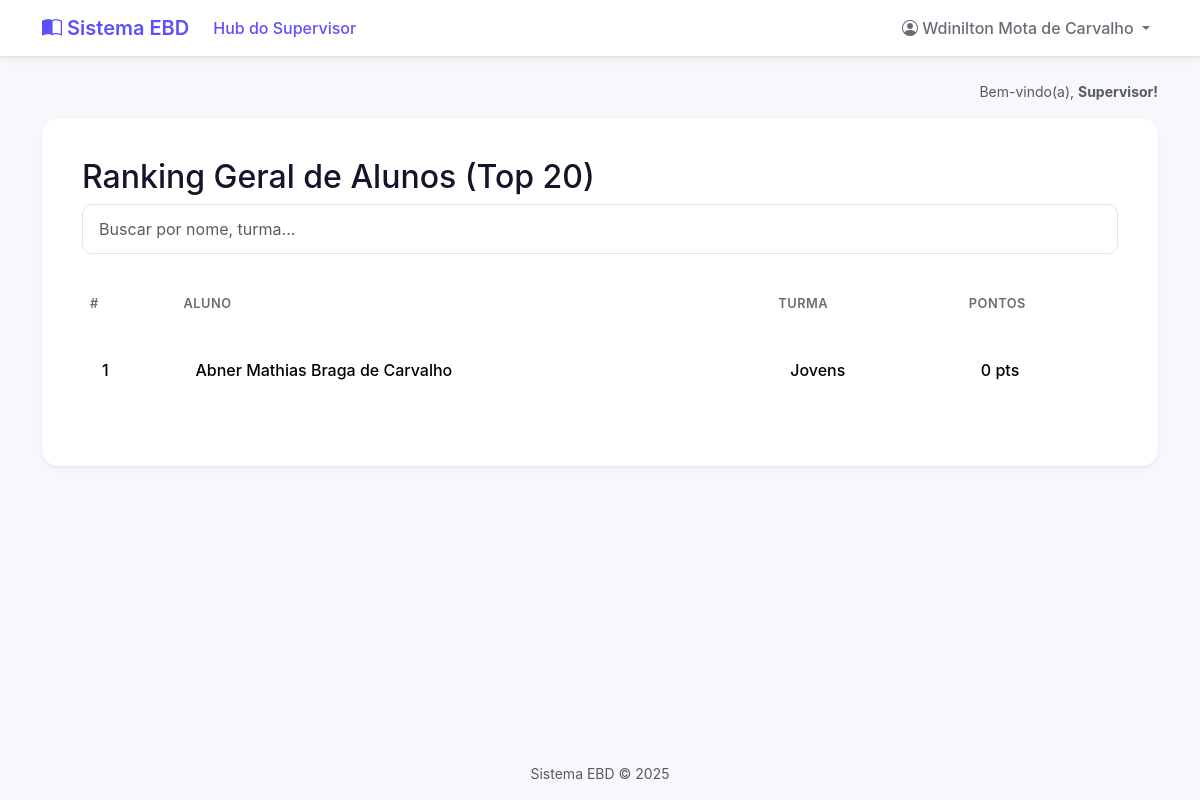
Screenshot of /relatorios/ranking-alunos/ (signed in) with the database file from the repository.
### core/models.py (models this page shows, shortened)
class Aluno(models.Model):
    user = models.OneToOneField(
        User,
        on_delete=models.CASCADE,
        related_name='aluno', # Permite fazer request.user.aluno
        null=True,
        blank=True
    )
    nome_completo = models.CharField(max_length=255)
    turma = models.ForeignKey(
        Turma,
        on_delete=models.CASCADE,
        related_name='alunos'
    )
    pontos_totais = models.IntegerField(default=0)
    data_cadastro = models.DateTimeField(auto_now_add=True)

class Turma(models.Model):
    nome = models.CharField(max_length=100, unique=True)
    professor = models.ForeignKey(
        User,
        on_delete=models.SET_NULL,
        null=True,
        blank=True,
        related_name='turmas_lecionadas'
    )

### core/views.py (the view)
# urls.py: path('relatorios/ranking-alunos/', views.relatorio_ranking_alunos, name='relatorio_ranking_alunos'),
@login_required
def relatorio_ranking_alunos(request):
    permissores = permissoes_context(request)
    if not permissores['is_supervisor']:
        return HttpResponseForbidden("<h1>Acesso Negado</h1><p>Apenas supervisores podem ver este relatório.</p>")
    ranking_alunos_geral = Aluno.objects.all().order_by('-pontos_totais')[:20]
    contexto = {'ranking_alunos_geral': ranking_alunos_geral}
    return render(request, 'relatorios_ranking_alunos.html', contexto)

### core/context_processors.py (called while the page is built)
def permissoes_context(request):
    is_professor = False
    is_aluno = False
    is_supervisor = False
    aluno = None
    if request.user.is_authenticated:
        is_supervisor = request.user.groups.filter(name='Supervisores').exists()
        is_professor = request.user.groups.filter(name='Professores').exists()
        try:
            aluno = request.user.aluno
            is_aluno = True
        except:
            is_aluno = False
    return {
        'is_supervisor': is_supervisor,
        'is_professor': is_professor,
        'is_aluno': is_aluno,
        'aluno_global': aluno,
    }

### templates/relatorios_ranking_alunos.html (shortened to what this page needs)
{% extends 'base.html' %}
{% block content %}
    <h2>Ranking Geral de Alunos (Top 20)</h2>
    <input type="text" id="searchInput" onkeyup="filterTable('searchInput', 'searchableTable')" placeholder="Buscar por nome, turma..." class="form-control search-box mb-4">
    <table class="table table-hover align-middle" id="searchableTable">
        <thead>
            <tr>
                <th class="posicao">#</th>
                <th>Aluno</th>
                <th>Turma</th>
                <th class="pontos">Pontos</th>
            </tr>
        </thead>
        <tbody>
            {% for aluno in ranking_alunos_geral %}
            <tr>
                <td class="posicao">{{ forloop.counter }}</td>
                <td>{{ aluno.nome_completo }}</td>
                <td>{% if aluno.turma %}{{ aluno.turma.nome }}{% else %}(Sem turma){% endif %}</td>
                <td class="pontos">{{ aluno.pontos_totais }} pts</td>
            </tr>
            {% empty %}
            <tr>
                <td colspan="4">Nenhum aluno com pontuação.</td>
            </tr>
            {% endfor %}
        </tbody>
    </table>
{% endblock %}

### templates/base.html (shortened to what this page needs)
{% load static %}
<!DOCTYPE html>
<html lang="pt-br">
<head>
    <link href="https://cdn.jsdelivr.net/npm/bootstrap@5.3.3/dist/css/bootstrap.min.css" rel="stylesheet">
    <link rel="stylesheet" href="https://cdn.jsdelivr.net/npm/bootstrap-icons@1.11.3/font/bootstrap-icons.min.css">
    <link rel="stylesheet" href="{% static 'css/custom.css' %}">
</head>
<body class="d-flex flex-column min-vh-100">
    <nav class="navbar navbar-expand-lg navbar-light navbar-custom sticky-top">
        <div class="container">
            <a class="navbar-brand" href="#">
                <i class="bi bi-book-half"></i>
                Sistema EBD
            </a>
            <div class="collapse navbar-collapse" id="navbarNav">
                <ul class="navbar-nav me-auto mb-2 mb-lg-0">
                    {% if is_supervisor %}
                        <li class="nav-item">
                            <a class="nav-link active" href="{% url 'relatorios' %}">Hub do Supervisor</a>
                        </li>
                    {% endif %}
                </ul>
                <ul class="navbar-nav ms-auto">
                    {% if user.is_authenticated %}
                        <li class="nav-item dropdown">
                            <a class="nav-link dropdown-toggle" href="#" id="navbarDropdown" role="button" data-bs-toggle="dropdown" aria-expanded="false">
                                <i class="bi bi-person-circle"></i>
                                {{ user.first_name }} {{ user.last_name }}
                            </a>
                        </li>
                    {% endif %}
                </ul>
            </div>
        </div>
    </nav>
    <main class="container my-4">
        {% if user.is_authenticated %}
        <div class="text-end text-muted small mb-3">
            Bem-vindo(a),
            <span class="fw-bold">
                {% if is_supervisor %} Supervisor!
                {% elif is_professor %} Professor!
                {% elif is_aluno %} Aluno!
                {% else %} Usuário!
                {% endif %}
            </span>
        </div>
        {% endif %}
        <div class="main-content-card">
            {% block content %}
            {% endblock %}
        </div>
    </main>
    <footer class="mt-auto text-center text-muted small p-3">
        Sistema EBD &copy; {% now "Y" %}
    </footer>
</body>
</html>

### static/css/custom.css (style rules this page uses)
:root { --cor-primaria: #5E50F9; --cor-primaria-clara: #f4f2ff; --cor-fundo: #f7f8fc; --cor-texto: #17132a; --cor-texto-suave: #6b6b78; --cor-borda: #e4e4e7; --raio-borda-lg: 16px; --raio-borda-md: 10px; --sombra-card: 0 4px 10px rgba(0, 0, 0, 0.03), 0 1px 3px rgba(0, 0, 0, 0.05); --sombra-card-hover: 0 8px 25px rgba(94, 80, 249, 0.1), 0 4px 12px rgba(0, 0, 0, 0.04); }
body { background-color: var(--cor-fundo); color: var(--cor-texto); font-family: -apple-system, BlinkMacSystemFont, "Segoe UI", Roboto, "Helvetica Neue", Arial, sans-serif; }
.navbar.navbar-custom { background-color: white; border-bottom: 1px solid var(--cor-borda); box-shadow: var(--sombra-card); }
.navbar .navbar-brand { font-weight: 600; color: var(--cor-primaria); }
.navbar .nav-link { font-weight: 500; color: var(--cor-texto-suave); }
.navbar .nav-link.active, .navbar .nav-link:hover { color: var(--cor-primaria); }
.main-content-card { background-color: #ffffff; border-radius: var(--raio-borda-lg); padding: 2.5rem; box-shadow: var(--sombra-card); }
.table { border-collapse: separate; border-spacing: 0 8px; margin-top: -8px; }
.table th { border: none; color: var(--cor-texto-suave); font-weight: 600; text-transform: uppercase; font-size: 0.8rem; letter-spacing: 0.5px; padding-top: 1rem; padding-bottom: 1rem; }
.table td { background-color: #ffffff; border: none; padding: 1.25rem; vertical-align: middle; font-weight: 500; }
.table tr td:first-child { border-top-left-radius: var(--raio-borda-md); border-bottom-left-radius: var(--raio-borda-md); }
.table tr td:last-child { border-top-right-radius: var(--raio-borda-md); border-bottom-right-radius: var(--raio-borda-md); }
.form-control.search-box { border-radius: var(--raio-borda-md); border: 1px solid var(--cor-borda); box-shadow: none; padding: 0.75rem 1rem; }
.form-control { border-radius: var(--raio-borda-md); border: 1px solid var(--cor-borda); box-shadow: none; padding: 0.75rem 1rem; }

### rows the page displays
Aluno: nome_completo "Abner Mathias Braga de Carvalho", turma.nome "Jovens", pontos_totais "0"

### other values shown
{{ user.first_name }} "Wdinilton Mota"
{{ user.last_name }} "de Carvalho"
